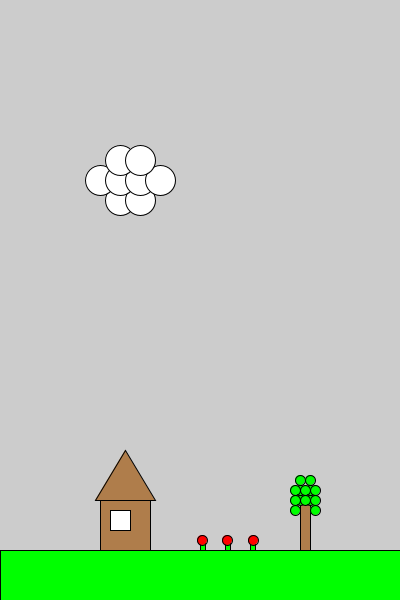
Frame 1 (no input)
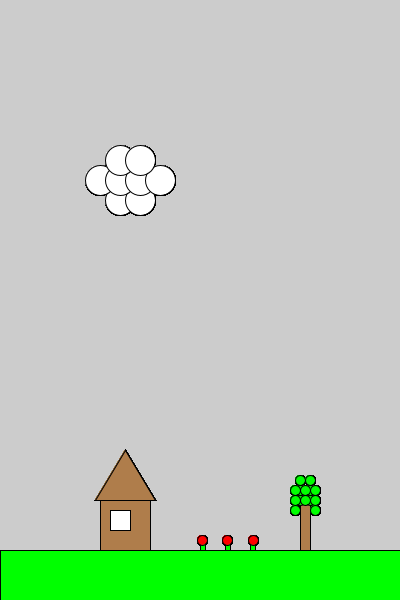
Frame 60 (the mouse pressed at the canvas centre just before this capture)
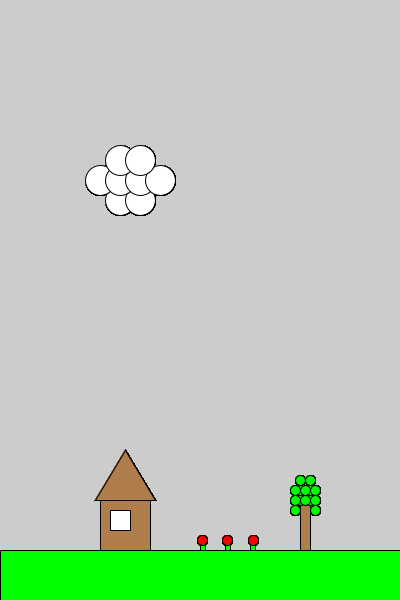
Frame 120 (the mouse held since frame 60 and released just before this capture)

The Processing sketch that drew these frames (run headless with seeded random() and noise(); from frame 60 on, the mouse is pressed at the canvas centre):

// Processing sketch: landscabe
// ── landscabe.pde
void setup(){
size(400,600);
}
void draw(){

  //skyer
  fill(255);
  
  circle(120,200,30);
  circle(140,200,30);
  circle(100,180,30);
  circle(120,180,30);
  circle(140,180,30);
  circle(160,180,30);
  circle(120,160,30);
  circle(140,160,30);
  
  
  //land
fill(0,255,0);
rect(0,550,400,600);
noFill();
fill(175,125,75);
rect(100,500,50,50);
triangle(95,500,125,450,155,500);
rect(300,500,10,50);
noFill();

fill(255);
rect(110,510,20,20);
noFill();
fill(0,255,0);
circle(300,500,10);
circle(310,500,10);
circle(305,500,10);
circle(295,500,10);
circle(315,500,10);
circle(295,510,10);
circle(315,510,10);
circle(300,490,10);
circle(310,490,10);
circle(305,490,10);
circle(315,490,10);
circle(295,490,10);
circle(300,480,10);
circle(310,480,10);

rect(200,540,5,10);
rect(250,540,5,10);
rect(225,540,5,10);
fill(255,0,0);
circle(202,540,10);
circle(227,540,10);
circle(253,540,10);
}
